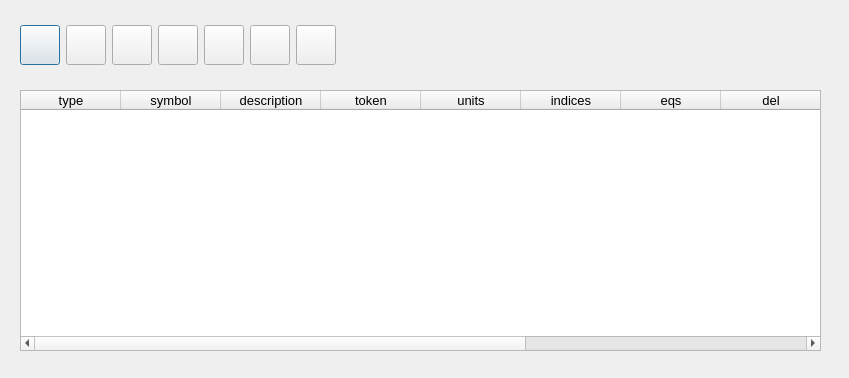
<?xml version="1.0" encoding="UTF-8"?>
<ui version="4.0">
 <class>Dialog</class>
 <widget class="QDialog" name="Dialog">
  <property name="geometry">
   <rect>
    <x>0</x>
    <y>0</y>
    <width>849</width>
    <height>378</height>
   </rect>
  </property>
  <property name="contextMenuPolicy">
   <enum>Qt::PreventContextMenu</enum>
  </property>
  <property name="windowTitle">
   <string>variable table</string>
  </property>
  <property name="toolTip">
   <string>see info button</string>
  </property>
  <property name="sizeGripEnabled">
   <bool>false</bool>
  </property>
  <widget class="QTableWidget" name="tableVariable">
   <property name="geometry">
    <rect>
     <x>20</x>
     <y>90</y>
     <width>801</width>
     <height>261</height>
    </rect>
   </property>
   <property name="sizePolicy">
    <sizepolicy hsizetype="Fixed" vsizetype="Fixed">
     <horstretch>100</horstretch>
     <verstretch>100</verstretch>
    </sizepolicy>
   </property>
   <property name="minimumSize">
    <size>
     <width>100</width>
     <height>100</height>
    </size>
   </property>
   <property name="font">
    <font>
     <pointsize>10</pointsize>
    </font>
   </property>
   <property name="toolTip">
    <string>variable list</string>
   </property>
   <property name="editTriggers">
    <set>QAbstractItemView::NoEditTriggers</set>
   </property>
   <property name="tabKeyNavigation">
    <bool>false</bool>
   </property>
   <property name="showDropIndicator" stdset="0">
    <bool>false</bool>
   </property>
   <property name="dragDropOverwriteMode">
    <bool>false</bool>
   </property>
   <property name="sortingEnabled">
    <bool>false</bool>
   </property>
   <column>
    <property name="text">
     <string>type</string>
    </property>
    <property name="whatsThis">
     <string>click to shift variable type</string>
    </property>
   </column>
   <column>
    <property name="text">
     <string>symbol</string>
    </property>
    <property name="whatsThis">
     <string>click for rename</string>
    </property>
   </column>
   <column>
    <property name="text">
     <string>description</string>
    </property>
   </column>
   <column>
    <property name="text">
     <string>token</string>
    </property>
   </column>
   <column>
    <property name="text">
     <string>units</string>
    </property>
   </column>
   <column>
    <property name="text">
     <string>indices</string>
    </property>
   </column>
   <column>
    <property name="text">
     <string>eqs</string>
    </property>
   </column>
   <column>
    <property name="text">
     <string>del</string>
    </property>
   </column>
   <column>
    <property name="text">
     <string>network</string>
    </property>
   </column>
   <column>
    <property name="text">
     <string>ID</string>
    </property>
   </column>
   <column>
    <property name="text">
     <string>IRI</string>
    </property>
   </column>
  </widget>
  <widget class="QWidget" name="layoutWidget">
   <property name="geometry">
    <rect>
     <x>20</x>
     <y>0</y>
     <width>318</width>
     <height>91</height>
    </rect>
   </property>
   <layout class="QHBoxLayout" name="horizontalLayout">
    <item>
     <widget class="QPushButton" name="pushFinished">
      <property name="sizePolicy">
       <sizepolicy hsizetype="Expanding" vsizetype="Expanding">
        <horstretch>0</horstretch>
        <verstretch>0</verstretch>
       </sizepolicy>
      </property>
      <property name="minimumSize">
       <size>
        <width>40</width>
        <height>40</height>
       </size>
      </property>
      <property name="maximumSize">
       <size>
        <width>40</width>
        <height>40</height>
       </size>
      </property>
      <property name="text">
       <string/>
      </property>
     </widget>
    </item>
    <item>
     <widget class="QPushButton" name="pushInfo">
      <property name="sizePolicy">
       <sizepolicy hsizetype="Expanding" vsizetype="Expanding">
        <horstretch>40</horstretch>
        <verstretch>40</verstretch>
       </sizepolicy>
      </property>
      <property name="minimumSize">
       <size>
        <width>40</width>
        <height>40</height>
       </size>
      </property>
      <property name="maximumSize">
       <size>
        <width>40</width>
        <height>40</height>
       </size>
      </property>
      <property name="text">
       <string/>
      </property>
     </widget>
    </item>
    <item>
     <widget class="QPushButton" name="pushNew">
      <property name="sizePolicy">
       <sizepolicy hsizetype="Expanding" vsizetype="Expanding">
        <horstretch>40</horstretch>
        <verstretch>40</verstretch>
       </sizepolicy>
      </property>
      <property name="minimumSize">
       <size>
        <width>40</width>
        <height>40</height>
       </size>
      </property>
      <property name="maximumSize">
       <size>
        <width>40</width>
        <height>40</height>
       </size>
      </property>
      <property name="text">
       <string/>
      </property>
     </widget>
    </item>
    <item>
     <widget class="QPushButton" name="pushPort">
      <property name="sizePolicy">
       <sizepolicy hsizetype="Expanding" vsizetype="Expanding">
        <horstretch>40</horstretch>
        <verstretch>40</verstretch>
       </sizepolicy>
      </property>
      <property name="minimumSize">
       <size>
        <width>40</width>
        <height>40</height>
       </size>
      </property>
      <property name="maximumSize">
       <size>
        <width>40</width>
        <height>40</height>
       </size>
      </property>
      <property name="text">
       <string/>
      </property>
     </widget>
    </item>
    <item>
     <widget class="QPushButton" name="pushLaTex">
      <property name="sizePolicy">
       <sizepolicy hsizetype="Expanding" vsizetype="Expanding">
        <horstretch>40</horstretch>
        <verstretch>40</verstretch>
       </sizepolicy>
      </property>
      <property name="minimumSize">
       <size>
        <width>40</width>
        <height>40</height>
       </size>
      </property>
      <property name="maximumSize">
       <size>
        <width>40</width>
        <height>40</height>
       </size>
      </property>
      <property name="text">
       <string/>
      </property>
     </widget>
    </item>
    <item>
     <widget class="QPushButton" name="pushDot">
      <property name="sizePolicy">
       <sizepolicy hsizetype="Expanding" vsizetype="Expanding">
        <horstretch>40</horstretch>
        <verstretch>40</verstretch>
       </sizepolicy>
      </property>
      <property name="minimumSize">
       <size>
        <width>40</width>
        <height>40</height>
       </size>
      </property>
      <property name="maximumSize">
       <size>
        <width>40</width>
        <height>40</height>
       </size>
      </property>
      <property name="text">
       <string/>
      </property>
     </widget>
    </item>
    <item>
     <widget class="QPushButton" name="pushNext">
      <property name="sizePolicy">
       <sizepolicy hsizetype="Expanding" vsizetype="Expanding">
        <horstretch>40</horstretch>
        <verstretch>40</verstretch>
       </sizepolicy>
      </property>
      <property name="minimumSize">
       <size>
        <width>40</width>
        <height>40</height>
       </size>
      </property>
      <property name="maximumSize">
       <size>
        <width>40</width>
        <height>40</height>
       </size>
      </property>
      <property name="text">
       <string/>
      </property>
     </widget>
    </item>
   </layout>
  </widget>
 </widget>
 <resources/>
 <connections/>
</ui>
